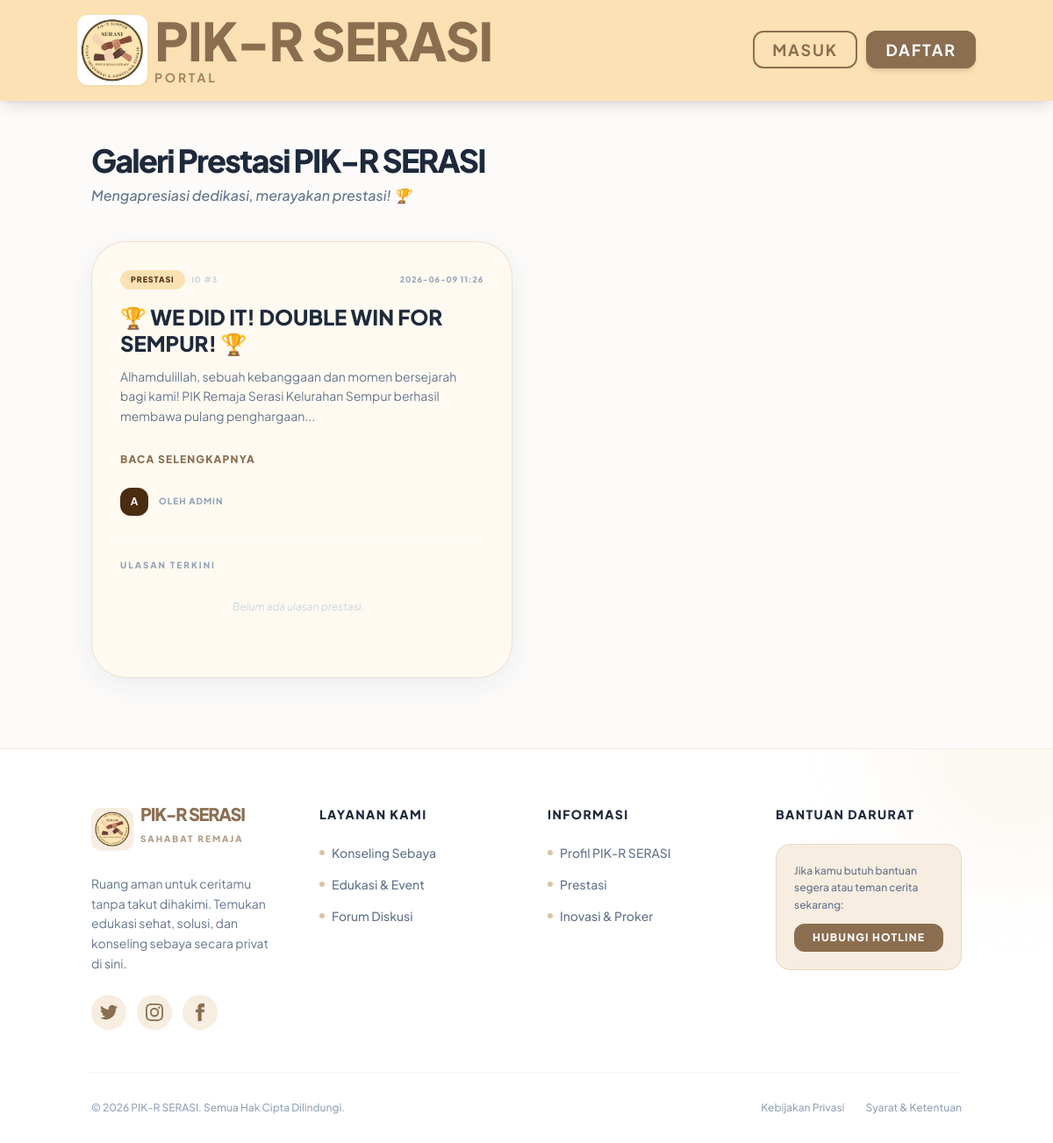
/prestasi, run on the app's committed database.
### tables this page shows
CREATE TABLE achievements (
            id INTEGER PRIMARY KEY AUTOINCREMENT,
            title TEXT NOT NULL,
            content TEXT,
            author TEXT,
            author_id INTEGER,
            dokumen TEXT,
            date TEXT
        );

### app.py (the view)
@app.route('/prestasi')
def achievements():
    conn = get_db_connection()
    ach_raw = conn.execute('SELECT * FROM achievements ORDER BY id DESC').fetchall()
    achievements_list = []
    for ach in ach_raw:
        a = dict(ach)
        a['comments'] = [dict(c) for c in conn.execute('SELECT * FROM achievements_comments WHERE achievement_id = ?', (a['id'],)).fetchall()]
        if a.get('dokumen'):
            a['foto_list'] = [f.strip() for f in a['dokumen'].split(',') if f.strip()]
        else:
            a['foto_list'] = []
        achievements_list.append(a)
    conn.close()
    return render_template('achievements.html', achievements=achievements_list)

### app.py (called while the page is built, shortened)
def get_db_connection():
    supabase_url = os.environ.get('SUPABASE_DB_URL')
    return PIKRDatabaseConnection(db_path=DB_PATH, supabase_url=supabase_url)

    def execute(self, query, params=None):
        query_upper = query.strip().upper()
        is_write = any(query_upper.startswith(op) for op in ["INSERT", "UPDATE", "DELETE"])
        if self.supabase_url:
            query = query.replace('?', '%s')
            query = re.sub(r'"([^"]*)"', r"'\1'", query)
            if params is not None:
                if not isinstance(params, (tuple, list)):
                    params = (params,)
                self.cursor.execute(query, params)
            else:
                self.cursor.execute(query)
        else:
            if params is not None:
                self.cursor.execute(query, params)
            else:
                self.cursor.execute(query)
        return self

    def fetchall(self):
        return self.cursor.fetchall()

    def close(self):
        self.cursor.close()
        self.conn.close()
        if self.modified_tables:
            for table in self.modified_tables:
                trigger_async_sheets_sync(table)

### templates/achievements.html (shortened to what this page needs)
{% extends 'base.html' %}
{% block content %}
<div class="max-w-6xl mx-auto">
    <div class="flex flex-col md:flex-row justify-between items-start md:items-center mb-10 gap-4">
        <div>
            <h2 class="text-4xl font-black text-slate-800 tracking-tighter">Galeri Prestasi PIK-R SERASI</h2>
            <p class="text-slate-500 mt-2 font-medium italic">Mengapresiasi dedikasi, merayakan prestasi! 🏆</p>
        </div>
    </div>
    {% if achievements %}
    <div class="grid grid-cols-1 md:grid-cols-2 gap-8">
        {% for ach in achievements %}
        <div class="premium-card p-8 rounded-[2.5rem] flex flex-col justify-between relative group overflow-hidden h-full">
            <div class="relative z-10">
                <div class="flex items-center gap-2 mb-4">
                    <span class="bg-[#FBE1B3] text-[#4A2C11] text-[9px] font-black px-3 py-1 rounded-full uppercase tracking-[0.1em]">Prestasi</span>
                    <span class="text-[9px] font-black text-slate-300 uppercase tracking-widest">ID #{{ ach.id }}</span>
                    <span class="text-[9px] font-black text-slate-400 uppercase tracking-widest ml-auto">{{ ach.date }}</span>
                </div>
                <h3 class="text-2xl font-black mb-3 pr-10 text-slate-800 leading-tight group-hover:text-[#8b6e50] transition-colors">{{ ach.title }}</h3>
                {% if ach.content and ach.content.strip() != "" %}
                <p class="text-slate-500 mb-6 text-sm leading-relaxed">{{ ach.content|striptags|truncate(140) }}</p>
                <a href="{{ url_for('achievement_detail', achievement_id=ach.id) }}"
                    class="inline-flex items-center text-[#8b6e50] text-xs font-black uppercase tracking-widest hover:translate-x-2 transition-transform mb-6">
                    Baca Selengkapnya
                </a>
                {% elif ach.foto_list %}
                <a href="{{ url_for('achievement_detail', achievement_id=ach.id) }}"
                    class="inline-flex items-center text-[#8b6e50] text-xs font-black uppercase tracking-widest hover:translate-x-2 transition-transform mb-6">
                    Lihat Foto Selengkapnya
                </a>
                {% else %}
                <div class="bg-slate-50 p-4 rounded-2xl border border-dashed border-slate-200 mb-6 flex items-center gap-3">
                    <span class="text-xl">📄</span>
                    <p class="text-xs text-slate-400 font-bold italic">Detail prestasi dibagikan dalam bentuk dokumen lampiran.</p>
                </div>
                {% endif %}
                <div class="flex items-center gap-3 mb-6">
                    <div class="w-8 h-8 bg-[#4A2C11] rounded-xl flex items-center justify-center text-xs font-bold text-white uppercase">{{ ach.author[0] }}</div>
                    <span class="text-[10px] font-black text-slate-400 uppercase tracking-widest">Oleh {{ ach.author }}</span>
                </div>
            </div>
            <div class="mt-auto border-t border-slate-100 pt-6 relative z-10">
                <h4 class="text-[10px] font-black text-slate-400 mb-4 uppercase tracking-[0.2em]">Ulasan Terkini</h4>
                <div class="space-y-3 mb-6 max-h-48 overflow-y-auto pr-2 custom-scroll">
                    {% if ach.comments %}
                    {% for c in ach.comments %}
                    <div class="bg-slate-50/50 p-4 rounded-2xl border border-slate-100 group/comment relative">
                        <div class="flex justify-between items-start mb-2">
                            <div class="flex items-center gap-2">
                                <span class="font-black text-slate-800 text-[10px]">{{ c.username }}</span>
                                <span class="bg-amber-100 text-amber-700 font-black text-[9px] px-2 py-0.5 rounded-md uppercase">⭐ {{ c.rating }}</span>
                            </div>
                            <div class="flex gap-2 opacity-0 group-hover/comment:opacity-100 transition-opacity">
                                {% if c.username == session.get('username') %}
                                <button onclick="openEditModal('{{ ach.id }}', '{{ c.id }}', '{{ c.text }}')"
                                    class="text-blue-500 hover:text-blue-700 text-[9px] font-black uppercase tracking-widest">Edit</button>
                                {% endif %}
                                {% if session.get('role') == 'admin_pikr' or c.username == session.get('username') %}
                                <a href="{{ url_for('delete_achievement_comment', ach_id=ach.id, comment_id=c.id) }}"
                                    onclick="return confirm('Hapus ulasan ini?')"
                                    class="text-red-500 hover:text-red-700 text-[9px] font-black uppercase tracking-widest">Hapus</a>
                                {% endif %}
                            </div>
                        </div>
                        {% if c.text %}
                        <p class="text-slate-500 italic text-[11px] leading-relaxed">"{{ c.text }}"</p>
                        {% endif %}
                    </div>
                    {% endfor %}
                    {% else %}
                    <div class="text-center py-4 text-slate-300 italic text-xs">Belum ada ulasan prestasi.</div>
                    {% endif %}
                </div>
            </div>
        </div>
        {% endfor %}
    </div>
    {% endif %}
</div>
{% endblock %}

### templates/base.html (style rules this page uses)
:root { --primary: #d8c5a3; --primary-light: #f8efe1; --secondary: #9f836c; --accent: #d8c5a3; --glass: rgba(255, 250, 240, 0.9); --glass-border: rgba(204, 177, 141, 0.35); }
body { font-family: 'Plus Jakarta Sans', sans-serif; scroll-behavior: smooth; }
body, input, textarea, button, select, p, span, h1, h2, h3, h4, h5, h6, a, div, li, ul, ol, strong, em, b { font-family: 'Plus Jakarta Sans', sans-serif; }
.premium-card { background: var(--glass); backdrop-filter: blur(12px); -webkit-backdrop-filter: blur(12px); border: 1px solid var(--glass-border); box-shadow: 0 8px 32px 0 rgba(31, 38, 135, 0.07); transition: all 0.3s cubic-bezier(0.4, 0, 0.2, 1); }

### data on the page
achievements: id "3", date "2026-06-09 11:26", title "🏆 WE DID IT! DOUBLE WIN FOR SEMPUR! 🏆", content "Alhamdulillah, sebuah kebanggaan dan momen bersejarah bagi kami! PIK Remaja Serasi Kelurahan Sempur berhasil membawa pulang penghargaan...", author "A", author "ADMIN"
